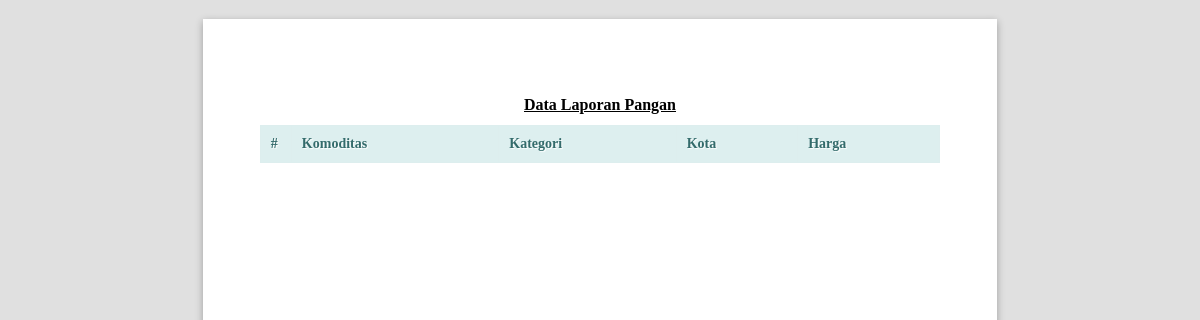
The app's page /public/pangan/lihatlaporan, older data.
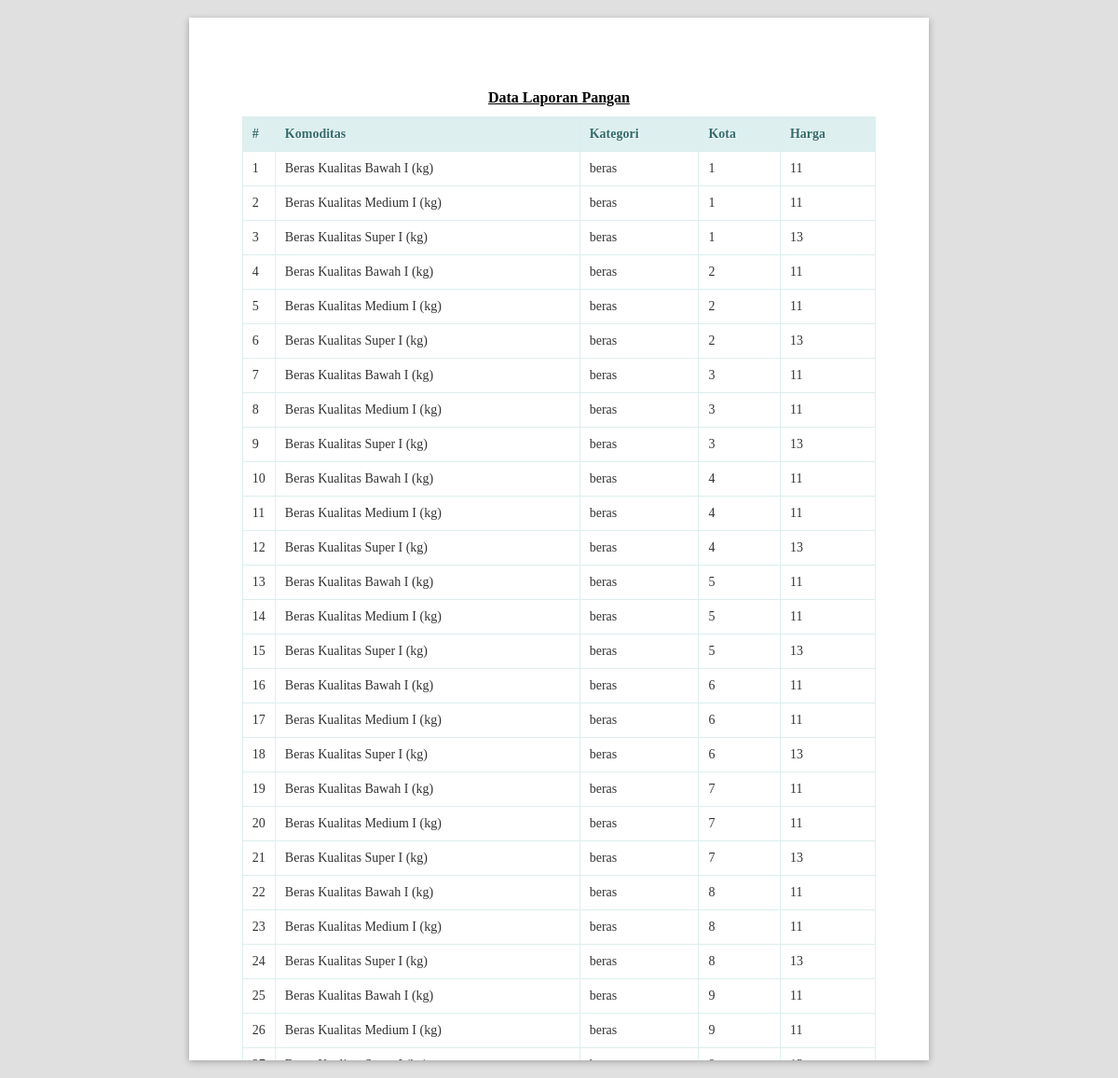
The same page, newer data.
### tables this page shows
CREATE TABLE `pangan` (
  `id` int(11) NOT NULL,
  `komoditas` varchar(50) NOT NULL,
  `kategori` int(4) NOT NULL,
  `kota` int(4) DEFAULT NULL,
  `harga` int(50) NOT NULL
);

CREATE TABLE `kategori` (
  `id` int(4) NOT NULL,
  `nama_kategori` varchar(50) NOT NULL
);

### app/core/Controller.php (called while the page is built, shortened)
<?php
class Controller
{
    public function view($view, $data = [])
    {
        require_once '../app/views/' . $view . '.php';
    }
    public function model($model)
    {
        return new $model;
    }
}

### app/controllers/Pangan.php (called while the page is built, shortened)
<?php
class Pangan extends Controller
{
    public function lihatlaporan()
    {
        $data['title'] = 'Data Laporan Pangan';
        $data['pangan'] = $this->model('Pangan_model')->getAllPangan();
        $this->view('pangan/lihatlaporan', $data);
    }
}

### app/core/App.php (called while the page is built, shortened)
<?php
class App
{
    protected $method       = 'index';
    protected $params        = [];
    public function __construct()
    {
        $url    = $this->parseURL();
        if (isset($url[0])) {
            if (file_exists('../app/controllers/' . $url[0] . '.php')) {
                unset($url[0]);
        }}
        $this->controller = new $this->controller;
        if (isset($url[1])) {
            if (method_exists($this->controller, $url[1])) {
                $this->method = $url[1];
            }
        }
        call_user_func_array([$this->controller, $this->method], $this->params);
    }
    public function parseURL()
    {
        if (isset($_GET['url'])) {
            $url    = rtrim($_GET['url'], '/');
            $url    = filter_var($url, FILTER_SANITIZE_URL);
            $url    = explode('/', $url);
            return $url;
        }
    }
}

### public/index.php (called while the page is built, shortened)
<?php
$app = new App;

### app/core/Database.php (called while the page is built, shortened)
<?php
class Database
{
    private $host = DB_HOST;
    private $user = DB_USER;
    private $pass = DB_PASS;
    private $db_name = DB_NAME;
    private $dbh;
    private $stmt;
    public function __construct()
    {
        $dsn = 'mysql:host=' . $this->host . ';
                dbname=' . $this->db_name;
        $option = [
            PDO::ATTR_PERSISTENT => true,
            PDO::ATTR_ERRMODE => PDO::ERRMODE_EXCEPTION
        ];
        try {
            $this->dbh = new PDO($dsn, $this->user, $this->pass, $option);
        } catch (PDOException $e) {
            die($e->getMessage());
        }
    }
    public function query($query)
    {
        $this->stmt = $this->dbh->prepare($query);
    }
    public function execute()
    {
        $this->stmt->execute();
    }
    public function resultSet()
    {
        $this->execute();
        return $this->stmt->fetchAll(PDO::FETCH_ASSOC);
    }
}

### app/models/Pangan_model.php (called while the page is built, shortened)
<?php
class Pangan_model
{
    private $table = 'pangan';
    private $db;
    public function __construct()
    {
        $this->db = new Database;
    }
    public function getAllPangan()
    {
        $this->db->query("SELECT pangan.*, kategori.nama_kategori FROM " . $this->table. " JOIN kategori ON kategori.id = pangan.kategori" );
        return $this->db->resultSet();
    }
}

### app/views/pangan/lihatlaporan.php (the view, shortened to what this page needs)
<!DOCTYPE html>
<html lang="en">
<head>
  <link rel="stylesheet" href="<?= base_url ?>/css/normalize.min.css">
  <link rel="stylesheet" href="<?= base_url ?>/css/paper.css">
</head>
<body class="A4 potrait">
  <section class="sheet padding-15mm">
      <h1 class="center" style="text-decoration: underline;margin-top: 20px;"><?= $data['title'] ?></h1>
      <table class="table">
                  <thead>
                    <tr>
                      <th style="width: 10px">#</th>
                      <th>Komoditas</th>
                      <th>Kategori</th>
                      <th>Kota</th>
                      <th>Harga</th>
                    </tr>
                  </thead>
                  <tbody>
                  <?php $no=1; ?>
                    <?php foreach ($data['pangan'] as $row) :?>
                    <tr>
                      <td><?= $no; ?></td>
                      <td><?= $row['komoditas'];?></td>
                      <td><div class="badge badge-warning"><?= $row['nama_kategori'];?></div></td>
                      <td><?= $row['kota'];?></td>
                      <td><?= $row['harga'];?></td>
                    </tr>
                    <?php $no++; endforeach; ?>
                  </tbody>
                </table>
  </section>
</body>
</html>

### public/css/paper.css (style rules this page uses)
body { margin: 0 }
.sheet { margin: 0; overflow: hidden; position: relative; box-sizing: border-box; page-break-after: always; }
body.A4 .sheet { width: 210mm; height: 296mm }
.sheet.padding-15mm { padding: 15mm }
@media screen { body { background: #e0e0e0 } }
@media screen { .sheet { background: white; box-shadow: 0 .5mm 2mm rgba(0,0,0,.3); margin: 5mm auto; } }

### app/views/pangan/lihatlaporan.php (style rules this page uses)
.center { margin-right: auto; margin-left: auto; text-align: center; }
h1 { font-size: 16px; }
* { font-family: Calibri; font-size: 14px; -webkit-print-color-adjust:exact; }
.table { border: solid 1px #DDEEEE; border-collapse: collapse; border-spacing: 0; font: normal 13px Arial, sans-serif; width: 100%; }
.table thead th { background-color: #DDEFEF; border: solid 1px #DDEEEE; color: #336B6B; padding: 10px; text-align: left; text-shadow: 1px 1px 1px #fff; }
.table tbody td { border: solid 1px #DDEEEE; color: #333; padding: 10px; text-shadow: 1px 1px 1px #fff; }

Row changes from the older to the newer data that the page shows:
added pangan: komoditas "Beras Kualitas Bawah I (kg)", kategori.nama_kategori "beras", kota "1", harga "11"
added pangan: komoditas "Beras Kualitas Medium I (kg)", kategori.nama_kategori "beras", kota "1", harga "11"
added pangan: komoditas "Beras Kualitas Super I (kg)", kategori.nama_kategori "beras", kota "1", harga "13"
added pangan: komoditas "Beras Kualitas Bawah I (kg)", kategori.nama_kategori "beras", kota "2", harga "11"
added pangan: komoditas "Beras Kualitas Medium I (kg)", kategori.nama_kategori "beras", kota "2", harga "11"
added pangan: komoditas "Beras Kualitas Super I (kg)", kategori.nama_kategori "beras", kota "2", harga "13"
added pangan: komoditas "Beras Kualitas Bawah I (kg)", kategori.nama_kategori "beras", kota "3", harga "11"
added pangan: komoditas "Beras Kualitas Medium I (kg)", kategori.nama_kategori "beras", kota "3", harga "11"
added pangan: komoditas "Beras Kualitas Super I (kg)", kategori.nama_kategori "beras", kota "3", harga "13"
added pangan: komoditas "Beras Kualitas Bawah I (kg)", kategori.nama_kategori "beras", kota "4", harga "11"
added pangan: komoditas "Beras Kualitas Medium I (kg)", kategori.nama_kategori "beras", kota "4", harga "11"
added pangan: komoditas "Beras Kualitas Super I (kg)", kategori.nama_kategori "beras", kota "4", harga "13"
added pangan: komoditas "Beras Kualitas Bawah I (kg)", kategori.nama_kategori "beras", kota "5", harga "11"
added pangan: komoditas "Beras Kualitas Medium I (kg)", kategori.nama_kategori "beras", kota "5", harga "11"
added pangan: komoditas "Beras Kualitas Super I (kg)", kategori.nama_kategori "beras", kota "5", harga "13"
added pangan: komoditas "Beras Kualitas Bawah I (kg)", kategori.nama_kategori "beras", kota "6", harga "11"
added pangan: komoditas "Beras Kualitas Medium I (kg)", kategori.nama_kategori "beras", kota "6", harga "11"
added pangan: komoditas "Beras Kualitas Super I (kg)", kategori.nama_kategori "beras", kota "6", harga "13"
added pangan: komoditas "Beras Kualitas Bawah I (kg)", kategori.nama_kategori "beras", kota "7", harga "11"
added pangan: komoditas "Beras Kualitas Medium I (kg)", kategori.nama_kategori "beras", kota "7", harga "11"
added pangan: komoditas "Beras Kualitas Super I (kg)", kategori.nama_kategori "beras", kota "7", harga "13"
added pangan: komoditas "Beras Kualitas Bawah I (kg)", kategori.nama_kategori "beras", kota "8", harga "11"
added pangan: komoditas "Beras Kualitas Medium I (kg)", kategori.nama_kategori "beras", kota "8", harga "11"
added pangan: komoditas "Beras Kualitas Super I (kg)", kategori.nama_kategori "beras", kota "8", harga "13"
added pangan: komoditas "Beras Kualitas Bawah I (kg)", kategori.nama_kategori "beras", kota "9", harga "11"
added pangan: komoditas "Beras Kualitas Medium I (kg)", kategori.nama_kategori "beras", kota "9", harga "11"
